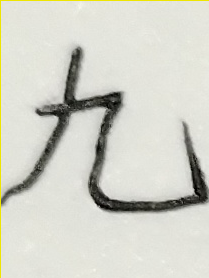
#> input picture test4/pic/cut/13.png, 209 x 278 px, found by its file name; its folder holds only this picture in this run
$ python translate.py
#> lines starting #> are read from the running program, lines starting #| are printed output that depends on the picture
import cv2
import os

import numpy as np

# 指定输入图像文件夹和输出文件夹
input_folder = "E:/20212333Python\demo09_AnalisisData/test4\pic/cut"
output_folder = "E:/20212333Python\demo09_AnalisisData/test4\pic/translated"


# 定义平移参数（单位：像素）
translations = [(0, -10), (0, 10), (-10, 0), (10, 0)]  # 分别表示上、下、左、右移动的像素数

# 遍历输入文件夹中的图像文件
for filename in os.listdir(input_folder):
    if filename.endswith(".png"):
        # 读取图像
        image_path = os.path.join(input_folder, filename)
        image = cv2.imread(image_path)
#> image is the input picture: shape (278, 209, 3); mean B, G, R 201.1, 210.8, 210.2

        # 获取图像高度和宽度
        height, width = image.shape[:2]
#> height = 278; width = 209

        # 循环应用平移变换
        for dx, dy in translations:
            # 定义平移矩阵
            M = np.float32([[1, 0, dx], [0, 1, dy]])

            # 应用平移变换
            translated_image = cv2.warpAffine(image, M, (width, height))

            # 根据平移方向和大小动态确定裁剪区域
            if dx < 0:
                left = 0
                right = width - abs(dx)
            else:
                left = abs(dx)
                right = width
            if dy < 0:
                top = 0
                bottom = height - abs(dy)
            else:
                top = abs(dy)
                bottom = height

            # 裁剪图像
            cropped_image = translated_image[top:bottom, left:right]

            # 调整大小为30x30像素
            resized_image = cv2.resize(cropped_image, (30, 30))

            # 生成新文件名
            output_filename = os.path.splitext(filename)[0] + f"_translated_{dx}_{dy}.png"

            # 保存平移后的图像
            cv2.imwrite(os.path.join(output_folder, output_filename), resized_image)
#> this loop made 4 passes
#> pass 1, `translated_image = cv2.warpAffine(image, M, (width, height))`:
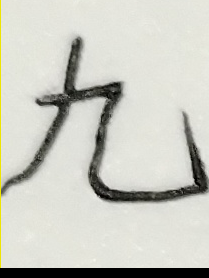
#> translated_image: shape (278, 209, 3); mean B, G, R 194, 202.5, 201.9
#> pass 1, `cropped_image = translated_image[top:bottom, left:right]`:
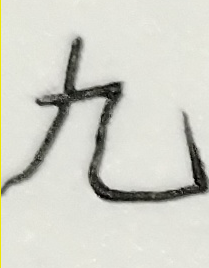
#> cropped_image: shape (268, 209, 3); mean B, G, R 201.2, 210.1, 209.5
#> pass 1, `resized_image = cv2.resize(cropped_image, (30, 30))`:
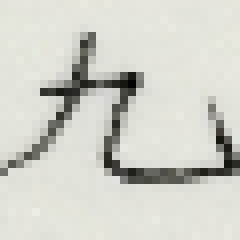
#> resized_image: shape (30, 30, 3) (shown 8 times larger); mean B, G, R 201.6, 209.3, 208.7
#> pass 2, `translated_image = cv2.warpAffine(image, M, (width, height))`:
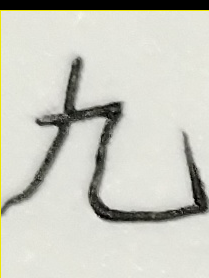
#> translated_image: shape (278, 209, 3); mean B, G, R 193.2, 202.5, 202
#> after the loop:
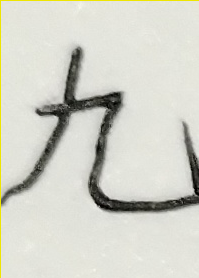
#> cropped_image: shape (278, 199, 3); mean B, G, R 201, 210.7, 210.2

print("图像扩容完成！")

$ run again, on test4/pic/cut/17.png
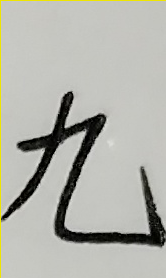
#> input picture test4/pic/cut/17.png, 166 x 278 px, found by its file name
#> image is the input picture: shape (278, 166, 3); mean B, G, R 171.2, 178.4, 177.7
#> the loop `for dx, dy in translations:` made 4 passes
#> pass 1, `translated_image = cv2.warpAffine(image, M, (width, height))`:
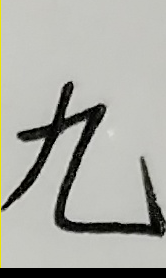
#> translated_image: shape (278, 166, 3); mean B, G, R 165, 171.2, 170.5
#> after the loop `for dx, dy in translations:`:
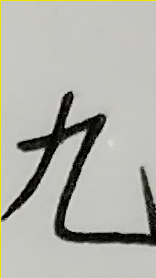
#> cropped_image: shape (278, 156, 3); mean B, G, R 170.9, 178.2, 177.5

$ run again, on test4/pic/cut/19.png
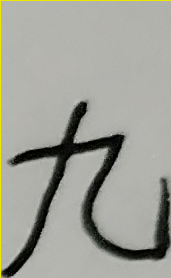
#> input picture test4/pic/cut/19.png, 171 x 278 px, found by its file name
#> image is the input picture: shape (278, 171, 3); mean B, G, R 152.5, 160.2, 159.2
#> the loop `for dx, dy in translations:` made 4 passes
#> pass 1, `translated_image = cv2.warpAffine(image, M, (width, height))`:
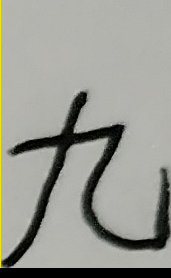
#> translated_image: shape (278, 171, 3); mean B, G, R 147, 153.6, 152.6
#> after the loop `for dx, dy in translations:`:
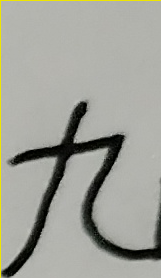
#> cropped_image: shape (278, 161, 3); mean B, G, R 153.4, 161.2, 160.2

$ run again, on test4/pic/cut/2.png
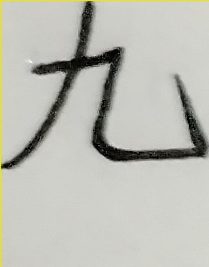
#> input picture test4/pic/cut/2.png, 209 x 267 px, found by its file name
#> image is the input picture: shape (267, 209, 3); mean B, G, R 181.2, 188.9, 188.2
#> the loop `for dx, dy in translations:` made 4 passes
#> pass 1, `translated_image = cv2.warpAffine(image, M, (width, height))`:
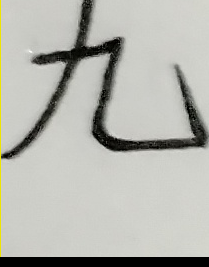
#> translated_image: shape (267, 209, 3); mean B, G, R 174.7, 181.3, 180.6
#> after the loop `for dx, dy in translations:`:
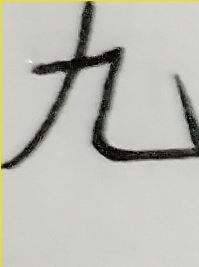
#> cropped_image: shape (267, 199, 3); mean B, G, R 180.8, 188.5, 187.8
